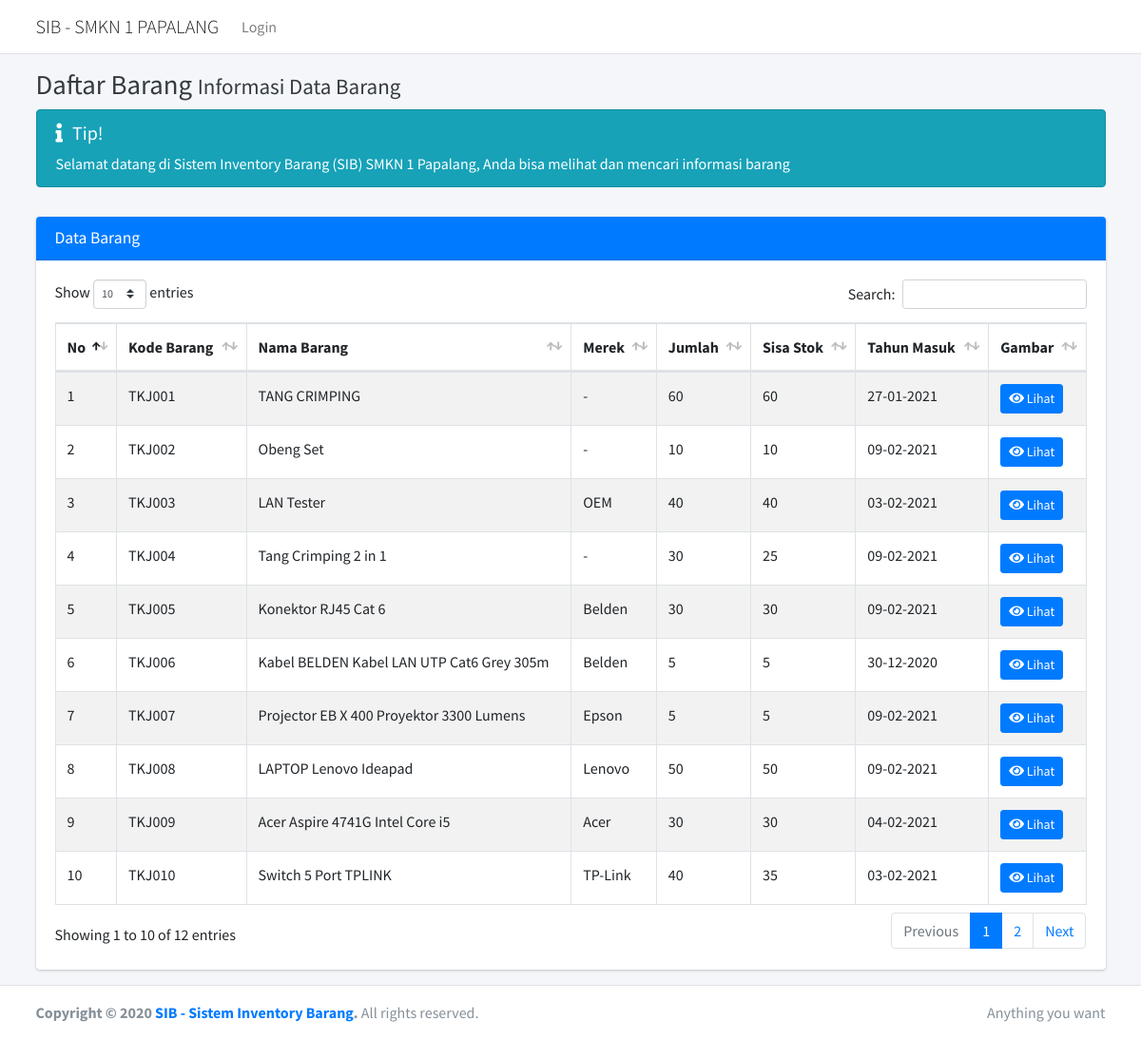
The page /daftarbarang.php on the database as committed earlier.
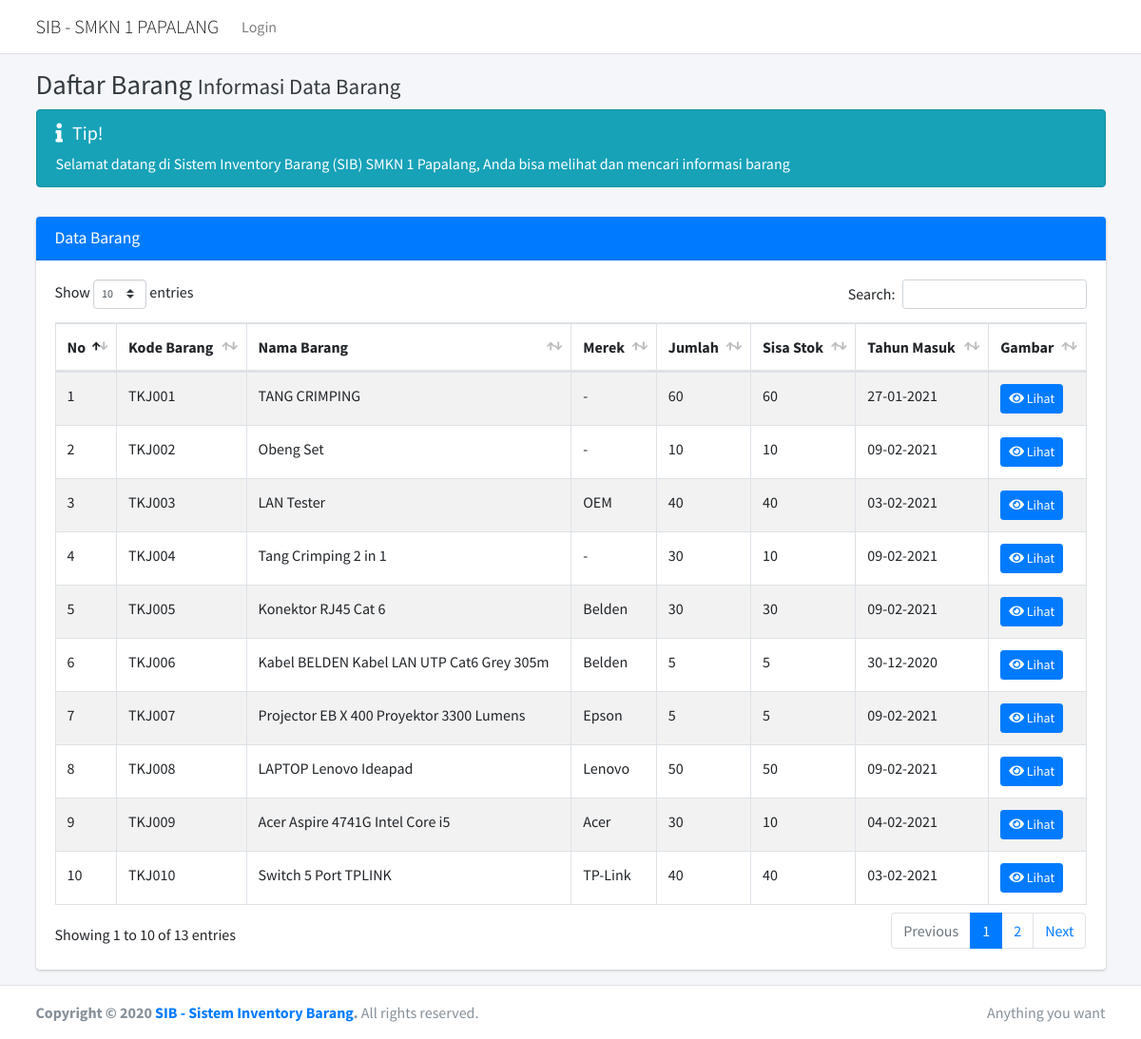
The same page on the database as committed later.
### tables this page shows
CREATE TABLE `barang` (
  `id_barang` int(11) NOT NULL,
  `kodebarang` varchar(100) NOT NULL,
  `namabarang` varchar(100) NOT NULL,
  `kondisibarang` varchar(300) NOT NULL,
  `merek` varchar(100) NOT NULL,
  `stok` varchar(100) NOT NULL,
  `stoksisa` varchar(200) NOT NULL,
  `tahun` varchar(100) NOT NULL,
  `gambar` varchar(200) NOT NULL,
  `jurusan` varchar(100) NOT NULL
);

### daftarbarang.php (the view, shortened to what the changed rows need)
<?php
include "koneksi.php";
?>
<!DOCTYPE html>
<html lang="en">
<head>
    <link rel="stylesheet" href="assets/plugins/fontawesome-free/css/all.min.css">
    <link rel="stylesheet" href="http://code.ionicframework.com/ionicons/2.0.1/css/ionicons.min.css">
    <link rel="stylesheet" href="assets/plugins/datatables-bs4/css/dataTables.bootstrap4.min.css">
    <link rel="stylesheet" href="assets/plugins/datatables-responsive/css/responsive.bootstrap4.min.css">
    <link rel="stylesheet" href="assets/dist/css/adminlte.min.css">
    <link rel="stylesheet" href="assets/plugins/daterangepicker/daterangepicker.css">
    <link rel="stylesheet" href="assets/plugins/select2/css/select2.min.css">
    <link rel="stylesheet" href="assets/plugins/tempusdominus-bootstrap-4/css/tempusdominus-bootstrap-4.min.css">
</head>
<body class="hold-transition layout-top-nav">
    <div class="wrapper">
        <div class="content-wrapper">
            <div class="content-header">
                <div class="container">
                    <div class="row mb-2">
                        <div class="col-sm-6">
                            <h1 class="m-0 text-dark"> Daftar Barang <small>Informasi Data Barang</small></h1>
                        </div>
                    </div>
                </div>
            </div>
            <div class="content">
                <div class="container">
                    <div class="card card-primary">
                        <div class="card-header">
                            <h3 class="card-title">Data Barang</h3>
                        </div>
                        <div class="card-body">
                            <table id="example1" class="table table-bordered table-striped">
                                <thead>
                                    <tr>
                                        <th>No</th>
                                        <th>Kode Barang</th>
                                        <th>Nama Barang</th>
                                        <th>Merek</th>
                                        <th>Jumlah</th>
                                        <th>Sisa Stok</th>
                                        <th>Tahun Masuk</th>
                                        <th>Gambar</th>
                                    </tr>
                                </thead>
                                <tbody>
                                    <?php
                                $query = $koneksi->query("SELECT * FROM barang");
                        $nomor_urut = 1;
                        foreach ($query as $data) :
                                                ?>
                                    <tr>
                                        <td><?= $nomor_urut; ?></td>
                                        <td><?= $data['kodebarang']; ?></td>
                                        <td><?= $data['namabarang']; ?></td>
                                        <td><?= $data['merek']; ?></td>
                                        <td><?= $data['stok']; ?></td>
                                        <td><?= $data['stoksisa']; ?></td>
                                        <td><?= $data['tahun']; ?></td>
                                        <td>
                                            <?php echo "<a  class='btn btn-primary btn-sm' href='#largeModal' class='btn btn-default btn-small' id='custId' data-toggle='modal' data-id=" . $data['id_barang'] . "><i class='fa fa-eye'></i> Lihat</a>"; ?>
                                        </td>
                                    </tr>
                                    <?php
                                                    $nomor_urut++;
                                                endforeach; ?>
                                </tbody>
                            </table>
                        </div>
                    </div>
                </div>
            </div>
        </div>
  </div>
</body>
</html>

Rows that differ between the two databases and show on the page:
changed barang "TKJ004": stoksisa "25" → "10"
changed barang "TKJ009": stoksisa "30" → "10"
changed barang "TKJ010": stoksisa "35" → "40"
Other text that changed with them:
text written by a page script: "Show entries Search: Showing 1 to 10 of 12 entries Previous 1 2 Next" → "Show entries Search: Showing 1 to 10 of 13 entries Previous 1 2 Next"
